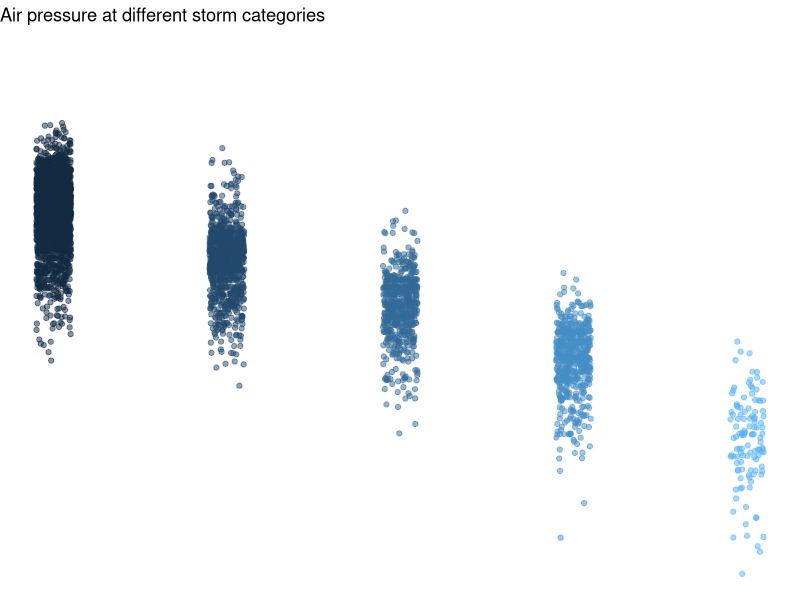

R code for this plot:
## ---- chunk 1
knitr::opts_chunk$set(echo = TRUE)
library(tidyverse)
## ---- chunk 2
summary(storms)
## ---- chunk 3
names(storms)
## ---- chunk 4
ggplot(data = storms, aes(x = category, y = pressure)) +
  geom_jitter(width = 0.1, 
              alpha = 0.5,
              aes(color = category),
              show.legend = FALSE) +
  labs(x = "Storm Category", 
       y = "Air pressure at storm center (millibars)",
       title = "Air pressure at different storm categories"
       ) +
  theme_void()
